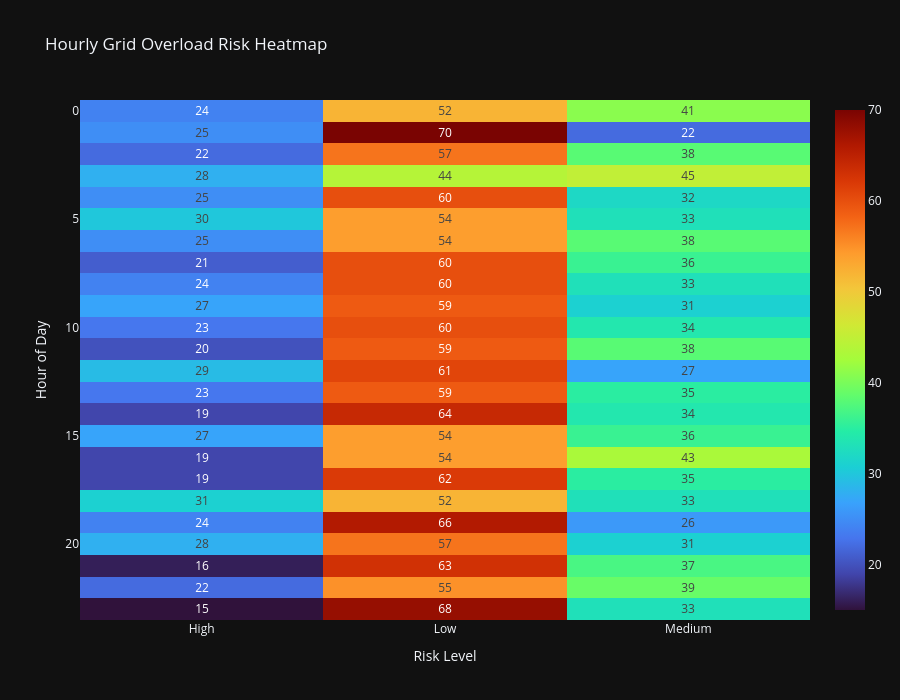

The code cell stored with this chart in its notebook:
### Markdown cell above
# Overload Risk Heatmap Analysis

## Business Question

At what hours does the electrical grid experience the highest overload risk?

## Objective

This analysis identifies:
- peak operational stress periods
- temporal overload patterns
- high-risk charging windows

The visualization supports:
- smart charging optimization
- grid stability monitoring
- infrastructure planning

### Code cell
# Create risk heatmap data
import plotly.express as px
risk_heatmap = pd.crosstab(
    df['hour'],
    df['peak_load_risk']
)

risk_heatmap
fig = px.imshow(
    risk_heatmap,
    text_auto=True,
    color_continuous_scale='Turbo',
    title='Hourly Grid Overload Risk Heatmap',
    aspect='auto'
)

fig.update_layout(
    template='plotly_dark',
    xaxis_title='Risk Level',
    yaxis_title='Hour of Day',
    height=700
)

fig.show()

### Figure 1 — Plotly figure (JSON) as saved in the notebook; plotly's stock layout.template omitted (floating-point values rounded to 4 significant figures)
{"data": [{"coloraxis": "coloraxis", "hovertemplate": "peak_load_risk: %{x}<br>hour: %{y}<br>color: %{z}<extra></extra>", "name": "0", "texttemplate": "%{z}", "type": "heatmap", "x": ["High", "Low", "Medium"], "xaxis": "x", "y": [0, 1, 2, 3, 4, 5, 6, 7, 8, 9, 10, 11, 12, 13, 14, 15, 16, 17, 18, 19, 20, 21, 22, 23], "yaxis": "y", "z": [[24, 52, 41], [25, 70, 22], [22, 57, 38], [28, 44, 45], [25, 60, 32], [30, 54, 33], [25, 54, 38], [21, 60, 36], [24, 60, 33], [27, 59, 31], [23, 60, 34], [20, 59, 38], [29, 61, 27], [23, 59, 35], [19, 64, 34], [27, 54, 36], [19, 54, 43], [19, 62, 35], [31, 52, 33], [24, 66, 26], [28, 57, 31], [16, 63, 37], [22, 55, 39], [15, 68, 33]]}], "layout": {"coloraxis": {"colorscale": [[0, "#30123b"], [0.07143, "#4145ab"], [0.1429, "#4675ed"], [0.2143, "#39a2fc"], [0.2857, "#1bcfd4"], [0.3571, "#24eca6"], [0.4286, "#61fc6c"], [0.5, "#a4fc3b"], [0.5714, "#d1e834"], [0.6429, "#f3c63a"], [0.7143, "#fe9b2d"], [0.7857, "#f36315"], [0.8571, "#d93806"], [0.9286, "#b11901"], [1, "#7a0402"]]}, "height": 700, "title": {"text": "Hourly Grid Overload Risk Heatmap"}, "xaxis": {"anchor": "y", "domain": [0, 1], "title": {"text": "Risk Level"}}, "yaxis": {"anchor": "x", "autorange": "reversed", "domain": [0, 1], "title": {"text": "Hour of Day"}}}}
